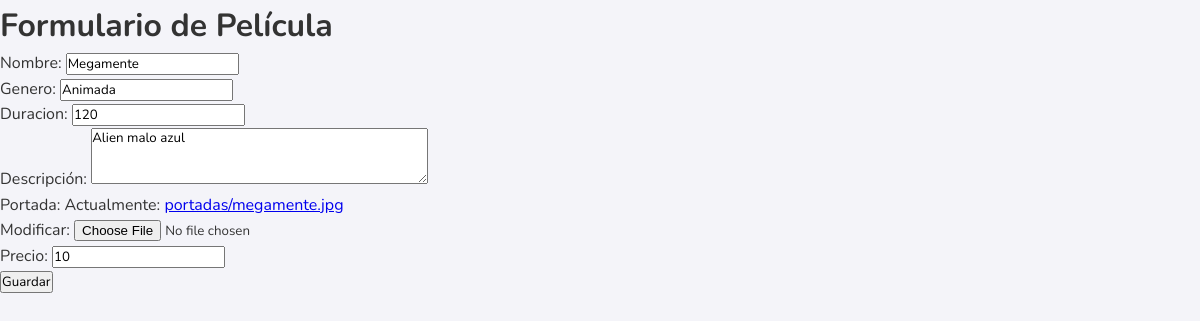
The page /pelicula/3/editar/ on the database its author committed.
### Registro/models.py (models this page shows, shortened)
class Pelicula(models.Model):
    nombre = models.CharField(max_length=100)
    genero = models.CharField(max_length=50)
    duracion = models.IntegerField()
    descripcion = models.TextField()
    portada = models.ImageField(upload_to="portadas/")
    precio = models.PositiveIntegerField(
        default=0, validators=[MinValueValidator(0), MaxValueValidator(999999)]
    )

### Registro/views.py (the view)
# urls.py: path("pelicula/<int:pk>/editar/", views.PeliculaUpdate.as_view(), name="pelicula_update"),
class PeliculaUpdate(UpdateView):
    model = Pelicula
    form_class = PeliculaForm
    template_name = "pelicula_form.html"
    success_url = reverse_lazy("pelicula_list")

### Registro/forms.py
class PeliculaForm(forms.ModelForm):
    class Meta:
        model = Pelicula
        fields = ["nombre", "genero", "duracion", "descripcion", "portada", "precio"]
        labels = {
            "descripcion": "Descripción",
        }
        widgets = {
            "descripcion": forms.Textarea(attrs={"class": "form-control", "rows": 3}),
        }
    def __init__(self, *args, **kwargs):
        super().__init__(*args, **kwargs)
        self.fields["descripcion"].widget.attrs.update(
            {
                "class": "form-control",
                "rows": 3,
                "id": "id_descripcion",
                "placeholder": "Ingrese la descripción aquí",  # Ejemplo de placeholder
            }
        )
        self.fields["descripcion"].label = "Descripción"
        self.fields["descripcion"].widget.attrs.update(
            {"class": "label-descripcion"}
        )  # Aplica la clase CSS al label

### templates/pelicula_form.html (shortened to what this page needs)
{% load static %}
<!DOCTYPE html>
<html lang="en">
  <head>
    <link href="{% static 'css/stylescrud.css' %}" rel="stylesheet">
  </head>
  <body>
    <h1>Formulario de Película</h1>
    <form method="post">
      {% csrf_token %} {{ form.as_p }}
      <button type="submit">Guardar</button>
    </form>
  </body>
</html>

### static/css/stylescrud.css (style rules this page uses)
* { box-sizing: border-box; margin: 0; padding: 0; font-family: "Nunito", sans-serif; }
body { background-color: #f4f4f9; color: #333; line-height: 1.6; }

### rows shown on the page
Pelicula: nombre "Megamente", genero "Animada", duracion "120", descripcion "Alien malo azul", precio "10"
